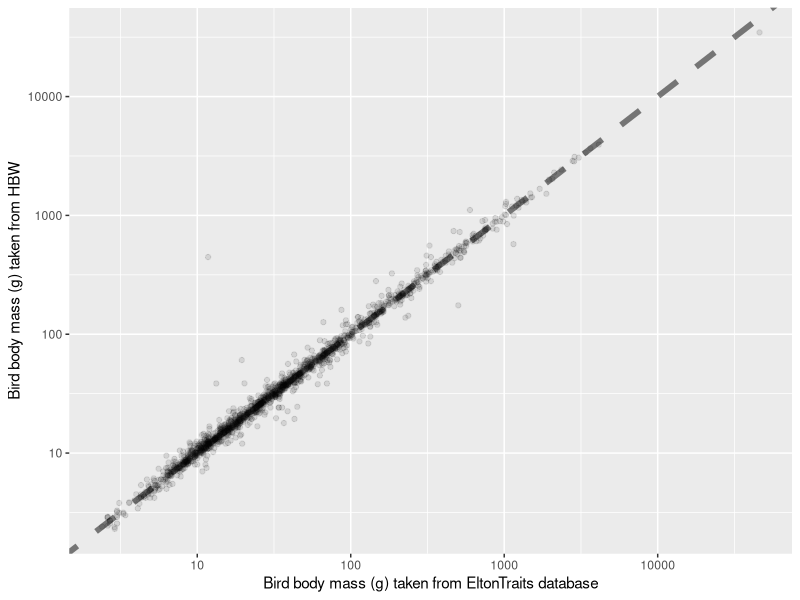
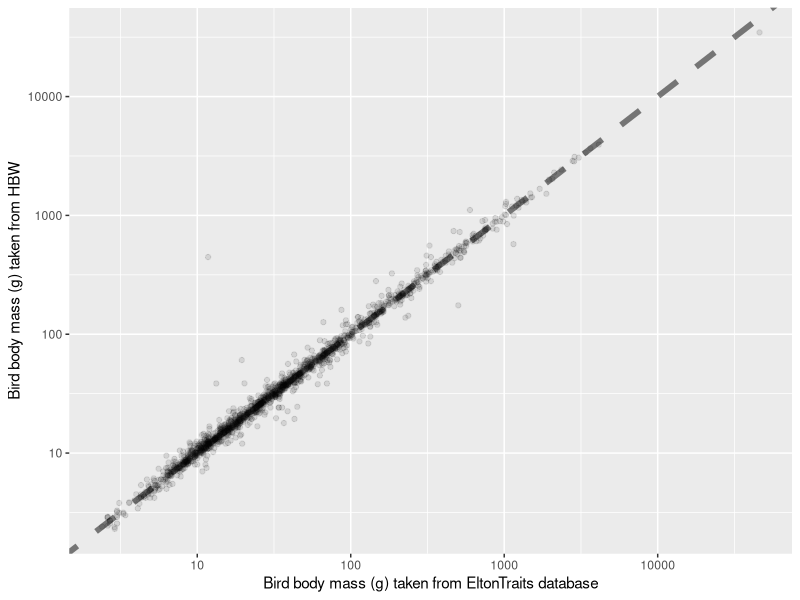

R code for these plots, in order: (Note: this script raises an error after producing the figures.)
#this script is to produce analyses specifically to address the concerns of the reviewer
#none of this analysis will be included in the manuscript

library(ggplot2)
library(cowplot)

#first look at correlation of traits to address comments 14 and 15
Bird_traits<-read.csv("Data/Bird_traits_Oct_2016.csv")
head(Bird_traits)

#look at correlation between mass for HBW and EltonTraits
HBW_Elton_P1<-ggplot(Bird_traits,aes(x=BodyMass.Value,y=Body_mass_HBW))+geom_abline(size=2,lty=2,alpha=0.5)+geom_point(alpha=0.1)+scale_x_log10()+scale_y_log10()
HBW_Elton_P1+xlab("Bird body mass (g) taken from EltonTraits database")+ylab("Bird body mass (g) taken from HBW")
ggsave(filename = "Figures/Eltontraits_HBW.png",width = 8,height = 5,dpi = 100,units = "in")

#also look at correlation between Body length and mass
Length_weight_P1<-ggplot(Bird_traits,aes(x=Body_lenth_HBW,y=Body_mass_HBW))+geom_point(alpha=0.1)+scale_y_log10()+scale_x_log10()
Length_weight_P1+xlab("Bird body length (cm) taken from HBW")+ylab("Bird body mass (g) taken from HBW")+geom_smooth(se=F,method="lm")
ggsave(filename = "Figures/Length_mass.png",width = 8,height = 5,dpi = 400,units = "in")
